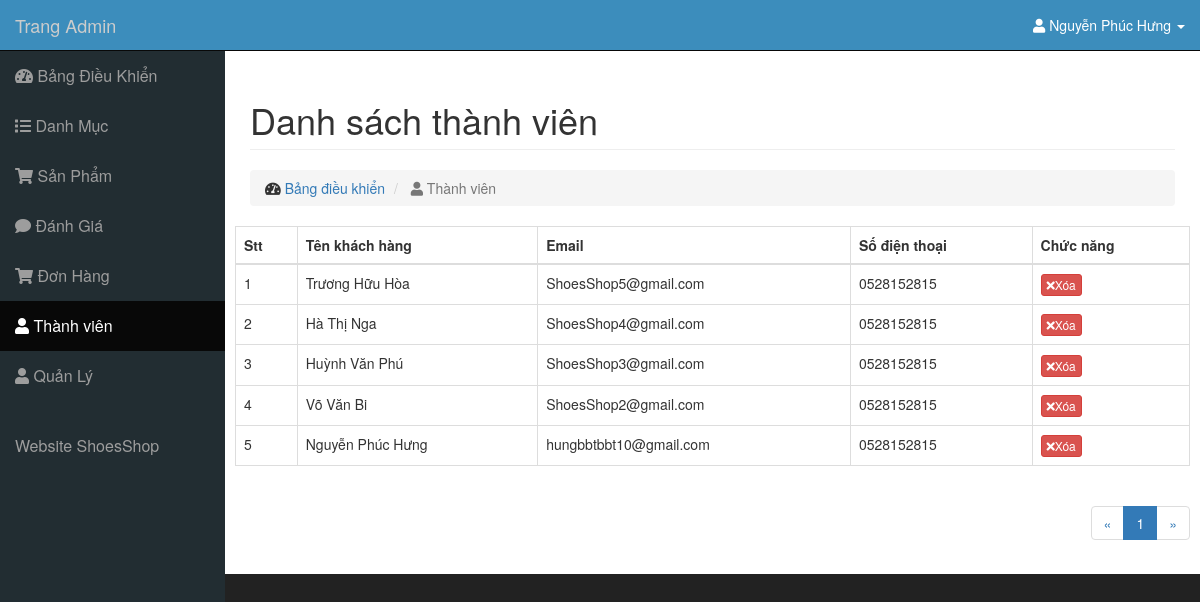
Screenshot of /admin/modules/user/index.php (signed in) with the database file from the repository.
### tables this page shows
CREATE TABLE `users` (
  `id` int(11) NOT NULL,
  `name` varchar(100) DEFAULT NULL,
  `email` varchar(100) DEFAULT NULL,
  `phone` char(15) DEFAULT NULL,
  `address` varchar(100) DEFAULT NULL,
  `password` varchar(50) DEFAULT NULL,
  `created_at` timestamp NULL DEFAULT current_timestamp(),
  `update_at` timestamp NULL DEFAULT current_timestamp() ON UPDATE current_timestamp()
);

### libraries/Database.php (called while the page is built, shortened)
<?php
    class Database
    {
        public $link;
        public function __construct()
        {
            $this->link = mysqli_connect("localhost","root","","shoesshop") or die ();
            mysqli_set_charset($this->link,"utf8");
        }
        public function countTable($table)
        {
            $sql = "SELECT id FROM  {$table}";
            $result = mysqli_query($this->link, $sql) or die("Lỗi Truy Vấn countTable----" .mysqli_error($this->link));
            $num = mysqli_num_rows($result);
            return $num;
        }
         public  function fetchJone($table,$sql ,$page = 0,$row ,$pagi = false )
        {
            $data = [];
            if ($pagi == true )
            {
                $total = $this->countTable($table);
                $sotrang = ceil($total / $row);
                $start = ($page - 1 ) * $row ;
                $sql .= " LIMIT $start,$row";
                $data = [ "page" => $sotrang];
                $result = mysqli_query($this->link,$sql) or die("Lỗi truy vấn fetchJone ---- " .mysqli_error($this->link));
            }
            else
            {
                $result = mysqli_query($this->link,$sql) or die("Lỗi truy vấn fetchJone ---- " .mysqli_error($this->link));
            }
            if( $result)
            {
                while ($num = mysqli_fetch_assoc($result))
                {
                    $data[] = $num;
                }
            }
            return $data;
        }
    }
?>

### admin/autoload/autoload.php (called while the page is built, shortened)
<?php
	require_once __DIR__. "/../../libraries/Database.php";
    	$db=new Database;
?>

### admin/modules/user/index.php (the view, shortened to what this page needs)
<?php $open="user";
      require_once __DIR__. "/../../autoload/autoload.php";
      if(isset($_GET['page'])){
        $p=$_GET['page'];
      }
      else{
        $p=1;
      }
      $sql="SELECT users.* FROM users ORDER BY id DESC";
      $admin=$db->fetchJone('users',$sql,$p,8,true);
      if(isset($admin['page'])){
        $sotrang=$admin['page'];
        unset($admin['page']);
      }
?>
<?php require_once __DIR__. "/../../layouts/header.php"; ?>
                <div class="row">
                    <div class="col-lg-12">
                        <h1 class="page-header">
                          Danh sách thành viên
                        </h1>
                        <ol class="breadcrumb">
                            <li>
                                <i class="fa fa-tachometer-alt"></i>  <a href="../../index.php">Bảng điều khiển</a>
                            </li>
                            <li class="active">
                                <i class="fa fa-user"></i><span> Thành viên</span>
                            </li>
                        </ol>
                    </div>
                </div>
                <div class="row">
                    <div class="table-responsive">
            <table class="table table-bordered table-hover">
        <thead>
            <tr>
                <th>Stt</th>
                <th>Tên khách hàng</th>
                <th>Email</th>
                <th>Số điện thoại</th>
                <th>Chức năng</th>
            </tr>
        </thead>
        <tbody>
            <?php $stt=1;foreach ($admin as $item): ?>
            <tr>
                <td><?php echo $stt ?></td>
                <td><?php echo $item['name'] ?></td>
                <td><?php echo $item['email'] ?></td>
                <td><?php echo $item['phone'] ?></td>
                <td>
                    <a class="btn btn-xs btn-danger" href="delete.php?id=<?php echo $item['id'] ?>"><i class="fa fa-times"></i>Xóa</a>
                </td>
            </tr>
            <?php $stt++;endforeach ?>
        </tbody>
            </table>
            <div class="pull-right">
                    <nav aria-label="Page navigation example">
            <ul class="pagination">
                <li class="page-item">
                    <a class="page-link" href="#" aria-label="Previous">
                    <span aria-hidden="true">&laquo;</span>
                    </a>
                </li>
                <?php
                    for($i=1;$i<=$sotrang;$i++):
                ?>
                <?php
                    if(isset($_GET['page'])){
                        $p=$_GET['page'];
                    }
                    else{
                        $p=1;
                    }
                ?>
                <li class="<?php echo($i==$p) ? 'active' : '' ?>">
                    <a href="?page=<?php echo $i ;?>"><?php echo $i ; ?></a>
                </li>
                <?php endfor;?>
                <li class="page-item">
                    <a class="page-link" href="#" aria-label="Next">
                    <span aria-hidden="true">&raquo;</span>
                    </a>
                </li>
            </ul>
        </nav>
        </div>
        </div>
                </div>
<?php require_once __DIR__. "/../../layouts/footer.php"; ?>

### public/admin/css/sb-admin.css (style rules this page uses)
body { margin-top: 100px; background-color: #222; }
@media (min-width:768px) { body { margin-top: 50px; } }

### rows the page displays
users: name "Trương Hữu Hòa", email "ShoesShop5@gmail.com", phone "0528152815"
users: name "Hà Thị Nga", email "ShoesShop4@gmail.com", phone "0528152815"
users: name "Huỳnh Văn Phú", email "ShoesShop3@gmail.com", phone "0528152815"
users: name "Võ Văn Bi", email "ShoesShop2@gmail.com", phone "0528152815"
users: name "Nguyễn Phúc Hưng", email "hungbbtbbt10@gmail.com", phone "0528152815"

### other values shown
$_SESSION['admin_name'] "Nguyễn Phúc Hưng"
